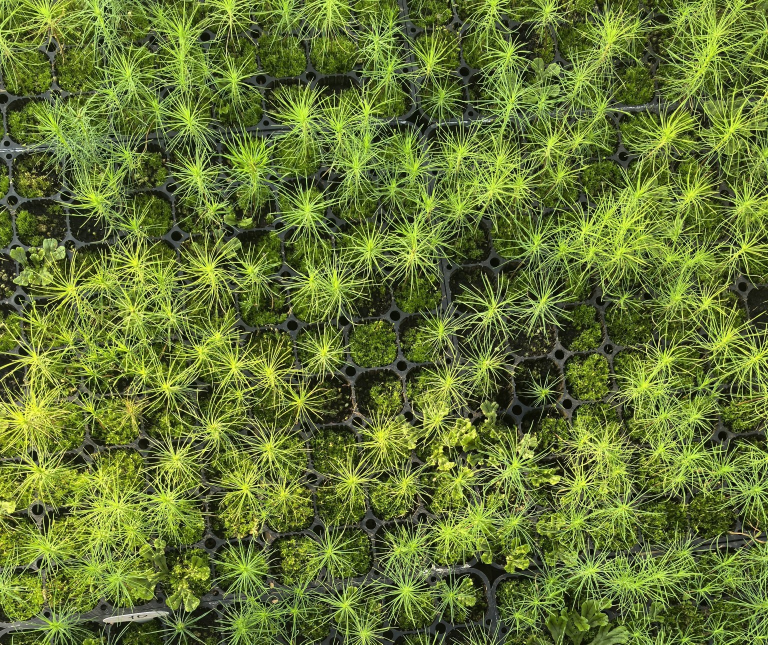
#> input picture project_sprouts/overlay/half1.jpg, 1536 x 1289 px (shown at 1/2 size)
$ python overlay.py
#> lines starting #> are read from the running program, lines starting #| are printed output that depends on the picture; after the words box and inside, x2 and y2 are one past the last pixel; in counts of white or black regions, pixels touching at a corner belong together
import cv2
import numpy as np


def safe_merge(img1_path, img2_path, output_path="result.jpg"):
#> called with img1_path = 'half1.jpg', img2_path = 'half2.jpg', output_path = 'result.jpg'
    img1 = cv2.imread(img1_path)
#> img1 is the input picture: shape (1289, 1536, 3); mean B, G, R 53.2, 116.4, 100
    img2 = cv2.imread(img2_path)
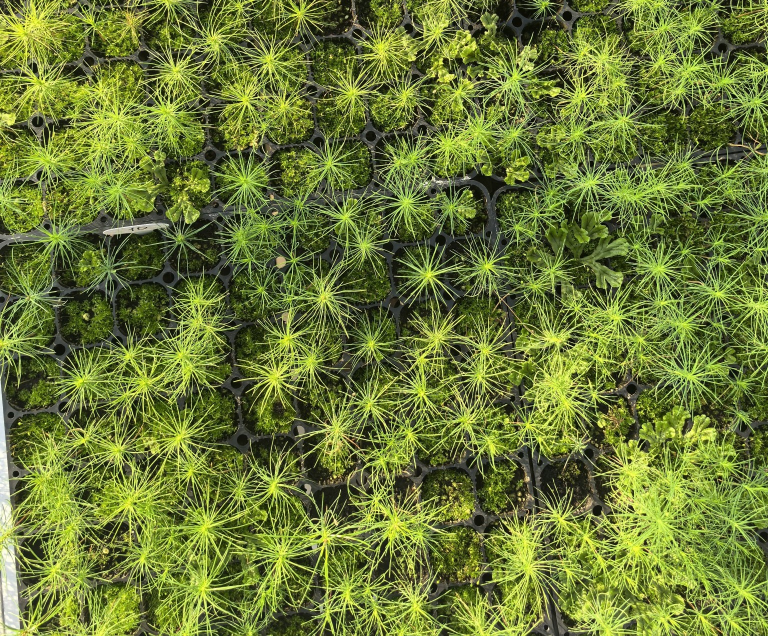
#> input picture project_sprouts/overlay/half2.jpg, 1536 x 1272 px (shown at 1/2 size)
#> img2 is the input picture: shape (1272, 1536, 3); mean B, G, R 54.9, 121.2, 106.4

    h1, w1 = img1.shape[:2]
#> h1 = 1289; w1 = 1536
    h2, w2 = img2.shape[:2]
#> h2 = 1272; w2 = 1536

    if w1 != w2:
        min_w = min(w1, w2)
        img1 = cv2.resize(img1, (min_w, h1))
        img2 = cv2.resize(img2, (min_w, h2))
        w = min_w
    else:
        w = w1
#> w = 1536

    h1, w1 = img1.shape[:2]
    h2, w2 = img2.shape[:2]

    orb = cv2.ORB_create(nfeatures=2000)

    gray1 = cv2.cvtColor(img1, cv2.COLOR_BGR2GRAY)
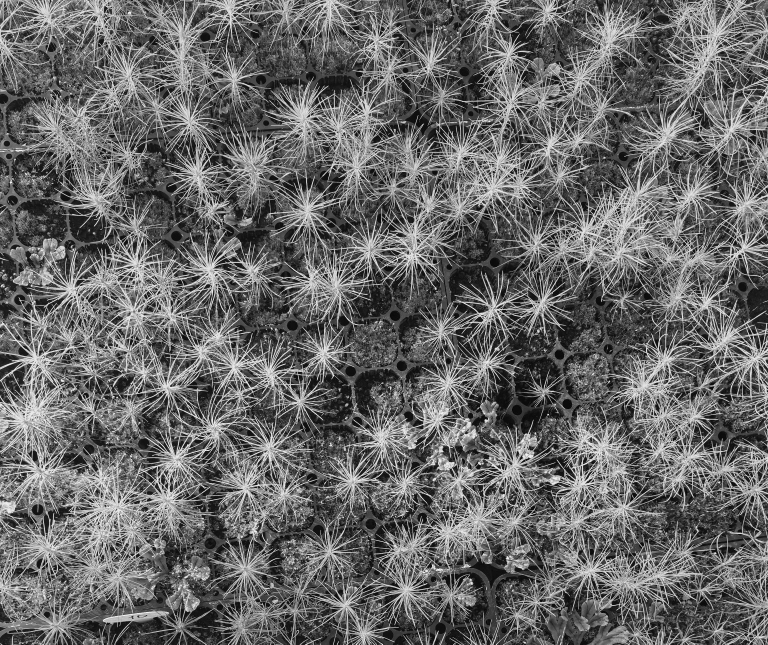
#> gray1: shape (1289, 1536) (shown at 1/2 size); min 0, max 255, mean 104.3
    gray2 = cv2.cvtColor(img2, cv2.COLOR_BGR2GRAY)
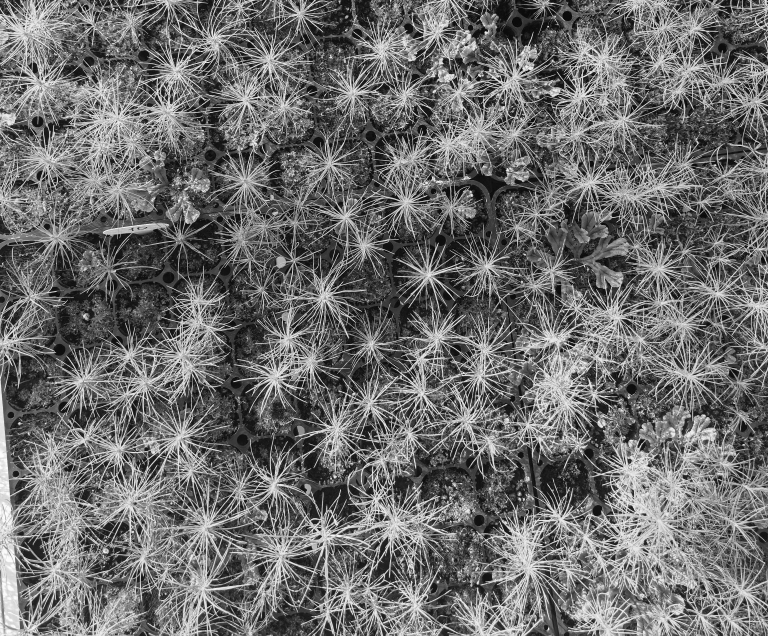
#> gray2: shape (1272, 1536) (shown at 1/2 size); min 0, max 255, mean 109.2

    kp1, des1 = orb.detectAndCompute(gray1, None)
#> kp1 = 2000 keypoints; strongest (x, y, size): (1502, 672, 31), (305, 968, 31), (473, 666, 31), (1457, 630, 31)
    kp2, des2 = orb.detectAndCompute(gray2, None)
#> kp2 = 2000 keypoints; strongest (x, y, size): (305, 192, 31), (908, 275, 31), (312, 159, 31), (517, 196, 31)

    if des1 is not None and des2 is not None:
        bf = cv2.BFMatcher(cv2.NORM_HAMMING, crossCheck=True)
        matches = bf.match(des1, des2)
#> matches = 873 matches
        matches = sorted(matches, key=lambda x: x.distance)[:100]
#> matches = 100 matches

        if len(matches) >= 10:
            offsets = []
            for match in matches:
                y1 = int(kp1[match.queryIdx].pt[1])
                y2 = int(kp2[match.trainIdx].pt[1])
                offsets.append(y1 - y2)
#> this loop made 100 passes
#> (y1, y2) on passes 1 to 12: (986, 210), (884, 108), (834, 58), (817, 41), (972, 196), (1011, 235), (1200, 424), (962, 186), (861, 85), (968, 192), (968, 192), (938, 162)
#> after the loop, offsets = 100 values from 776 to 776

            best_offset = int(np.median(offsets))
#> best_offset = 776
            print(f"Найдено смещение: {best_offset}")
#| Найдено смещение: 776
        else:
            best_offset = h1 // 2 - h2 // 2
            print(f"Совпадений мало, использую центр: {best_offset}")
    else:
        best_offset = h1 // 2 - h2 // 2
        print(f"Точек нет, использую центр: {best_offset}")

    if best_offset < 0:
        result_h = h1 + h2 + best_offset
        result = np.zeros((result_h, w, 3), dtype=np.uint8)
        result[:h1, :] = img1

        y_start = h1 + best_offset
        h2_copy = min(h2, result_h - y_start)
        if h2_copy > 0:
            result[y_start:y_start + h2_copy, :] = img2[:h2_copy, :]

        non_zero = np.any(result != 0, axis=2)
        rows = np.any(non_zero, axis=1)
        cols = np.any(non_zero, axis=0)
        y_min, y_max = np.where(rows)[0][[0, -1]]
        x_min, x_max = np.where(cols)[0][[0, -1]]
        result = result[y_min:y_max + 1, x_min:x_max + 1]

    else:
        result_h = h1 + best_offset + h2
#> result_h = 3337
        result = np.zeros((result_h, w, 3), dtype=np.uint8)
        result[:h1, :] = img1
        result[best_offset:best_offset + h2, :] = img2
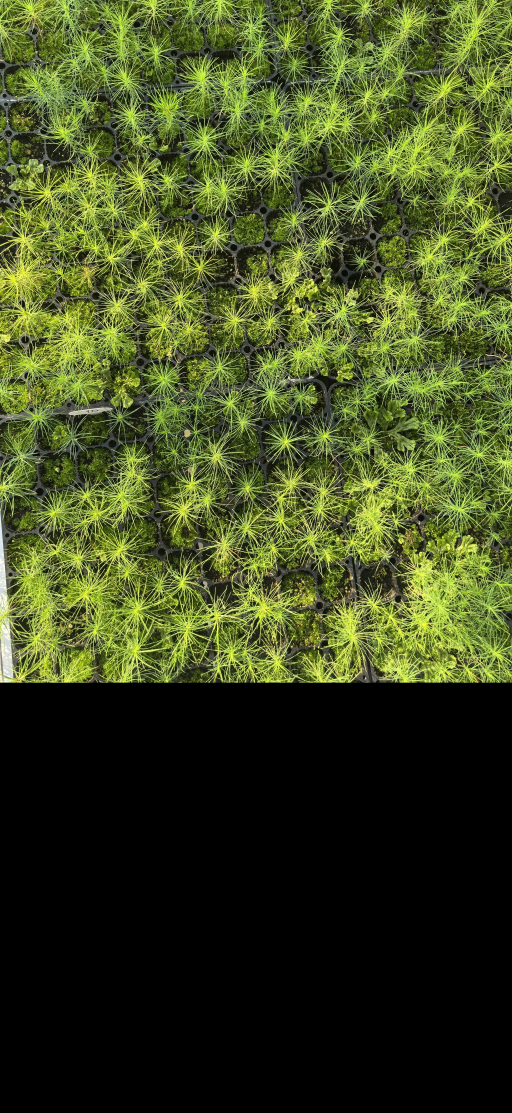
#> result: shape (3337, 1536, 3) (shown at 1/3 size); mean B, G, R 33.2, 73.2, 63.5

        non_zero = np.any(result != 0, axis=2)
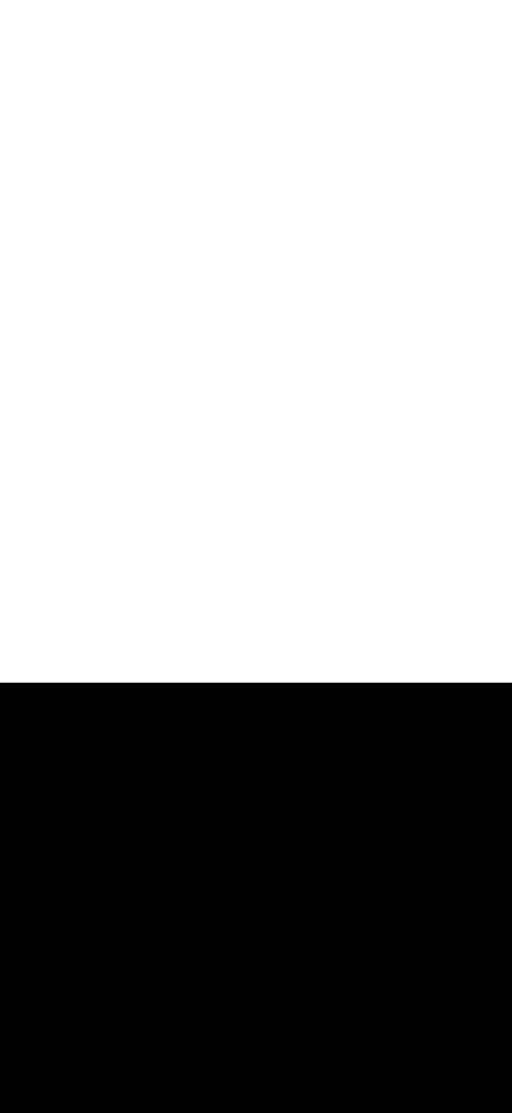
#> non_zero: shape (3337, 1536) bool (shown at 1/3 size); 61.4% white; 2 black regions (1 under 20 px), largest, box (x1, y1, x2, y2) and area: (0, 2048, 1536, 3337) 1979904
        rows = np.any(non_zero, axis=1)
        cols = np.any(non_zero, axis=0)
        y_min, y_max = np.where(rows)[0][[0, -1]]
#> y_min = 0; y_max = 2047
        x_min, x_max = np.where(cols)[0][[0, -1]]
#> x_min = 0; x_max = 1535
        result = result[y_min:y_max + 1, x_min:x_max + 1]
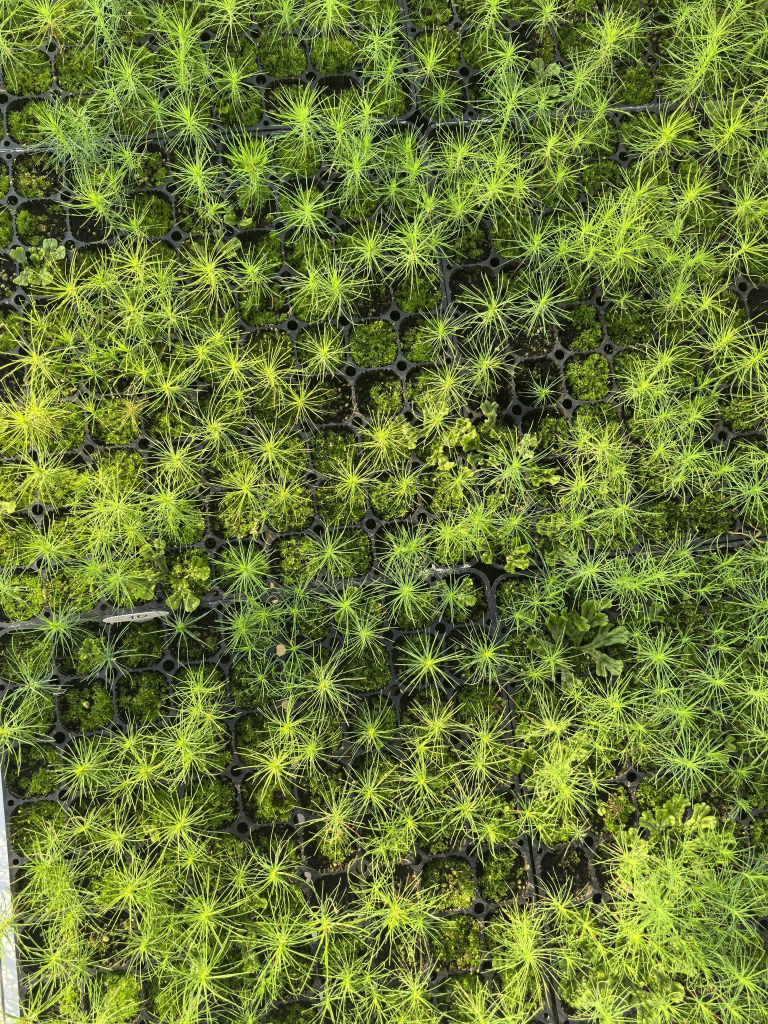
#> result: shape (2048, 1536, 3) (shown at 1/2 size); mean B, G, R 54.1, 119.3, 103.4

    final_h, final_w = result.shape[:2]
#> final_h = 2048; final_w = 1536

    cv2.imwrite(output_path, result)
    print(f"Результат сохранен в {output_path}")
    print(f"Размер после обрезки: {final_w}x{final_h}")
#| Размер после обрезки: 1536x2048

    highlighted = result.copy()
    highlighted = cv2.cvtColor(highlighted, cv2.COLOR_BGR2RGB)

    h1_orig, w1_orig = img1.shape[:2]
#> h1_orig = 1289; w1_orig = 1536
    h2_orig, w2_orig = img2.shape[:2]
#> h2_orig = 1272; w2_orig = 1536

    if best_offset < 0:
        overlap_start = h1_orig + best_offset
        overlap_end = h1_orig
    else:
        overlap_start = best_offset
#> overlap_start = 776
        overlap_end = min(h1_orig, best_offset + h2_orig)
#> overlap_end = 1289

    y_offset = y_min
#> y_offset = 0

    overlap_start = max(0, overlap_start - y_offset)
    overlap_end = min(final_h, overlap_end - y_offset)

    if overlap_start < overlap_end:
        for y in range(overlap_start, overlap_end):
            highlighted[y, :, 0] = np.clip(highlighted[y, :, 0] + 40, 0, 255)

        cv2.rectangle(highlighted, (0, overlap_start), (final_w, overlap_end), (255, 0, 0), 2)
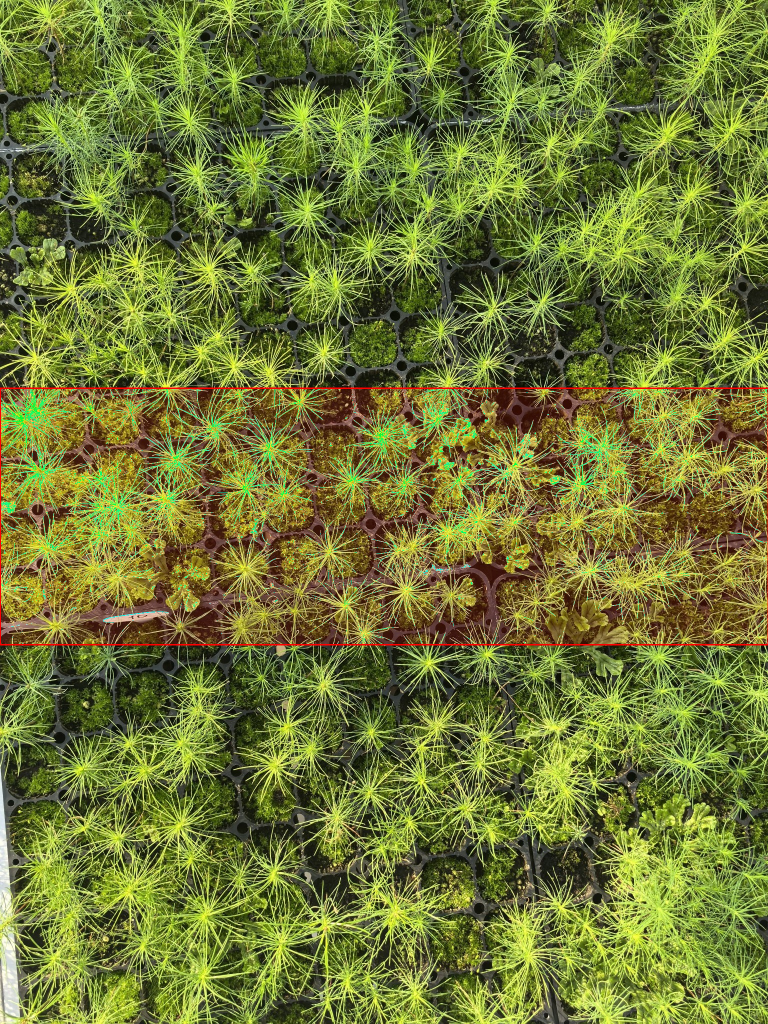
#> highlighted: shape (2048, 1536, 3) (shown at 1/2 size); mean R, G, B 110.3, 118.9, 53.9

    highlighted_bgr = cv2.cvtColor(highlighted, cv2.COLOR_RGB2BGR)
    highlighted_path = output_path.replace(".jpg", "_highlighted.jpg").replace(".png", "_highlighted.jpg")
    cv2.imwrite(highlighted_path, highlighted_bgr)

    print(f"Highlighted результат сохранен в {highlighted_path}")
    print(f"Область наложения: {overlap_start} - {overlap_end} пикселей")
#| Область наложения: 776 - 1289 пикселей

    return result, highlighted


safe_merge("half1.jpg", "half2.jpg", "result.jpg")
